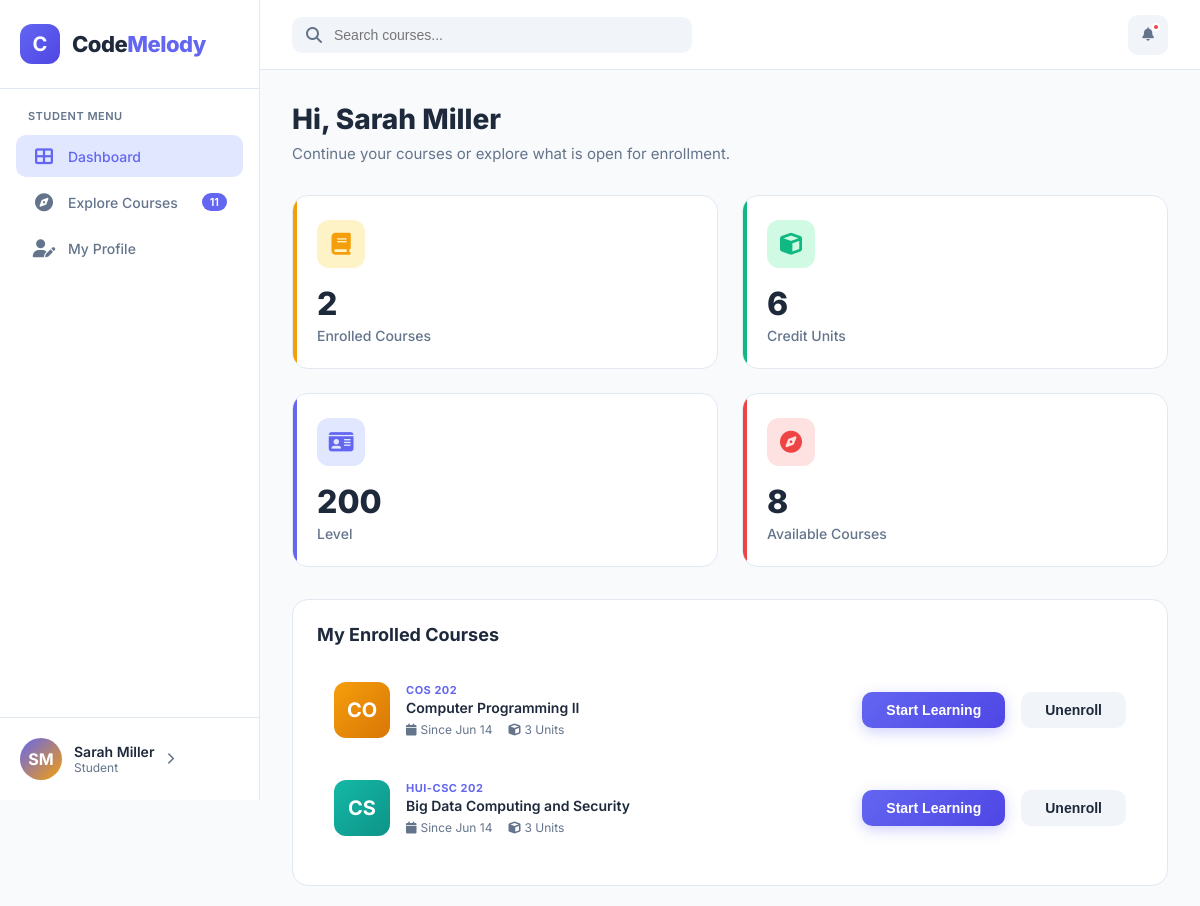
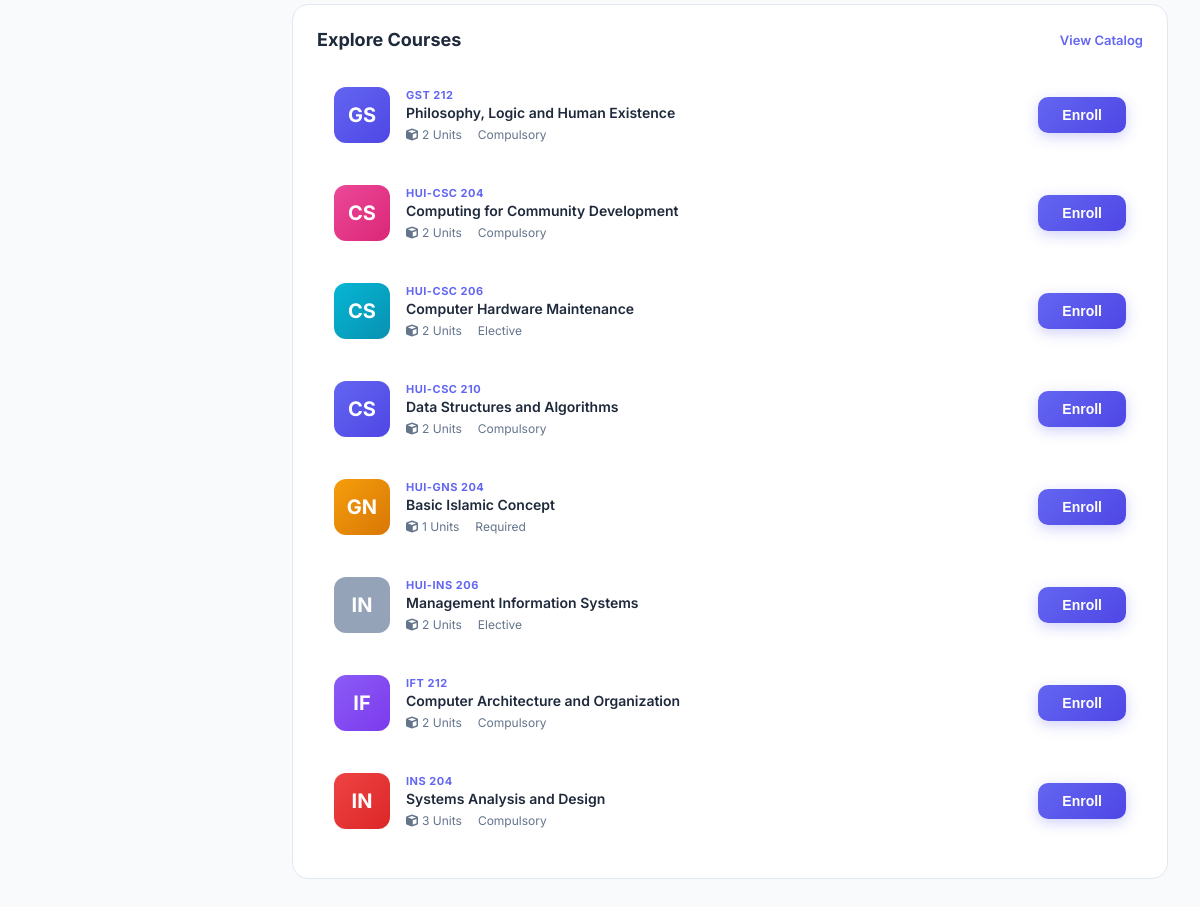
Screenshot of /dashboard/student.php (signed in) with the database file from the repository (2 pictures, top to bottom).
### tables this page shows
CREATE TABLE users (
    id INT AUTO_INCREMENT PRIMARY KEY,
    email VARCHAR(255) UNIQUE NOT NULL,
    password VARCHAR(255) NOT NULL,
    full_name VARCHAR(100) NOT NULL,
    role ENUM('student', 'lecturer', 'admin') DEFAULT 'student',
    avatar_initials VARCHAR(2) DEFAULT 'CM',
    created_at TIMESTAMP DEFAULT CURRENT_TIMESTAMP
);

CREATE TABLE students (
    id INT AUTO_INCREMENT PRIMARY KEY,
    user_id INT NULL,
    matric_no VARCHAR(20) UNIQUE NOT NULL,
    full_name VARCHAR(100) NOT NULL,
    email VARCHAR(255),
    program VARCHAR(50),
    level INT,
    enrolled_at TIMESTAMP DEFAULT CURRENT_TIMESTAMP,
    FOREIGN KEY (user_id) REFERENCES users(id) ON DELETE CASCADE
);

CREATE TABLE enrollments (
    id INT AUTO_INCREMENT PRIMARY KEY,
    student_id INT NOT NULL,
    course_id INT NOT NULL,
    enrolled_at TIMESTAMP DEFAULT CURRENT_TIMESTAMP,
    grade VARCHAR(5) DEFAULT NULL,
    FOREIGN KEY (student_id) REFERENCES students(id) ON DELETE CASCADE,
    FOREIGN KEY (course_id) REFERENCES courses(id) ON DELETE CASCADE,
    UNIQUE KEY unique_enrollment (student_id, course_id)
);

CREATE TABLE courses (
    id INT AUTO_INCREMENT PRIMARY KEY,
    code VARCHAR(20) NOT NULL,
    title VARCHAR(200) NOT NULL,
    credit_units INT NOT NULL,
    lecture_hours INT DEFAULT 0,
    practical_hours INT DEFAULT 0,
    status ENUM('compulsory', 'elective', 'required') DEFAULT 'compulsory',
    color_class VARCHAR(20) DEFAULT 'indigo',
    is_paid BOOLEAN DEFAULT FALSE,
    price DECIMAL(10,2) DEFAULT 0.00,
    is_active BOOLEAN DEFAULT TRUE,
    description TEXT,
    video_url VARCHAR(500),
    learning_content TEXT,
    created_at TIMESTAMP DEFAULT CURRENT_TIMESTAMP,
    lecturer_id INT,
    FOREIGN KEY (lecturer_id) REFERENCES users(id) ON DELETE SET NULL
);

### config/bootstrap.php (called while the page is built, shortened)
<?php
function app_url(string $path = ''): string {
    $base = defined('APP_BASE') ? APP_BASE : '';
    return rtrim($base, '/') . '/' . ltrim($path, '/');
}
function current_user(PDO $pdo): ?array {
    $stmt = $pdo->prepare('SELECT * FROM users WHERE id = ?');
    $stmt->execute([$_SESSION['user_id']]);
    return $stmt->fetch() ?: null;
}
function require_login(PDO $pdo): array {
    $user = current_user($pdo);
    return $user;
}
function student_profile(PDO $pdo, int $userId): ?array {
    $stmt = $pdo->prepare('SELECT * FROM students WHERE user_id = ?');
    $stmt->execute([$userId]);
    return $stmt->fetch() ?: null;
}
function metrics(PDO $pdo): array {
    $data = ['students' => 0, 'courses' => 0, 'units' => 0, 'hours' => 0, 'enrollments' => 0, 'users' => 0];
    try {
        $data['students'] = (int)$pdo->query('SELECT COUNT(*) FROM students')->fetchColumn();
        $data['courses'] = (int)$pdo->query('SELECT COUNT(*) FROM courses WHERE is_active = TRUE')->fetchColumn();
        $data['units'] = (int)$pdo->query('SELECT COALESCE(SUM(credit_units),0) FROM courses WHERE is_active = TRUE')->fetchColumn();
        $data['hours'] = (int)$pdo->query('SELECT COALESCE(SUM(lecture_hours + practical_hours),0) FROM courses WHERE is_active = TRUE')->fetchColumn();
        $data['users'] = (int)$pdo->query('SELECT COUNT(*) FROM users')->fetchColumn();
        $data['enrollments'] = (int)$pdo->query('SELECT COUNT(*) FROM enrollments')->fetchColumn();
    } catch (PDOException $e) {
    }
    return $data;
}

### dashboard/student.php (the view, shortened to what this page needs)
<?php
require_once __DIR__ . '/../config/bootstrap.php';
$user = require_login($pdo);
$student = student_profile($pdo, (int)$user['id']);
$stmt = $pdo->prepare('SELECT c.*, e.enrolled_at, e.grade FROM enrollments e JOIN courses c ON c.id = e.course_id WHERE e.student_id = ? ORDER BY e.enrolled_at DESC');
$stmt->execute([$student['id']]);
$enrolled = $stmt->fetchAll();
$stmt = $pdo->prepare('SELECT c.* FROM courses c WHERE c.is_active = TRUE AND c.id NOT IN (SELECT course_id FROM enrollments WHERE student_id = ?) ORDER BY c.code LIMIT 8');
$stmt->execute([$student['id']]);
$available = $stmt->fetchAll();
require_once __DIR__ . '/../templates/header.php';
?>
<h1 class="page-title animate-in">Hi, <?php echo htmlspecialchars($student['full_name']); ?></h1>
<p class="page-subtitle animate-in delay-1">Continue your courses or explore what is open for enrollment.</p>
<div class="stats-grid">
    <div class="stat-card courses"><div class="stat-header"><div class="stat-icon"><i class="fas fa-book"></i></div></div><div class="stat-value"><?php echo count($enrolled); ?></div><div class="stat-label">Enrolled Courses</div></div>
    <div class="stat-card units"><div class="stat-header"><div class="stat-icon"><i class="fas fa-cube"></i></div></div><div class="stat-value"><?php echo array_sum(array_column($enrolled, 'credit_units')); ?></div><div class="stat-label">Credit Units</div></div>
    <div class="stat-card students"><div class="stat-header"><div class="stat-icon"><i class="fas fa-id-card"></i></div></div><div class="stat-value"><?php echo htmlspecialchars($student['level']); ?></div><div class="stat-label">Level</div></div>
    <div class="stat-card hours"><div class="stat-header"><div class="stat-icon"><i class="fas fa-compass"></i></div></div><div class="stat-value"><?php echo count($available); ?></div><div class="stat-label">Available Courses</div></div>
</div>
<div class="card" style="margin-bottom:24px;">
    <div class="card-header"><h3 class="card-title">My Enrolled Courses</h3></div>
    <div class="course-list">
        <?php foreach ($enrolled as $course): ?>
            <div class="course-item">
                <div class="course-thumb <?php echo htmlspecialchars($course['color_class']); ?>"><?php echo htmlspecialchars(substr(str_replace(['HUI-', ' '], '', $course['code']), 0, 2)); ?></div>
                <div class="course-info"><div class="course-code"><?php echo htmlspecialchars($course['code']); ?></div><div class="course-name"><?php echo htmlspecialchars($course['title']); ?></div><div class="course-meta"><span><i class="fas fa-calendar"></i>Since <?php echo date('M j', strtotime($course['enrolled_at'])); ?></span><span><i class="fas fa-cube"></i><?php echo (int)$course['credit_units']; ?> Units</span></div></div>
                <button class="btn btn-primary" onclick="window.location='<?php echo app_url('courses/learn.php?id=' . (int)$course['id']); ?>'">Start Learning</button>
                <form method="post" action="<?php echo app_url('courses/enroll.php'); ?>"><button class="btn btn-secondary" type="submit">Unenroll</button></form>
            </div>
        <?php endforeach; ?>
    </div>
</div>
<div class="card">
    <div class="card-header"><h3 class="card-title">Explore Courses</h3><span class="card-action" onclick="window.location='<?php echo app_url('courses/index.php'); ?>'">View Catalog</span></div>
    <div class="course-list">
        <?php foreach ($available as $course): ?>
            <div class="course-item">
                <div class="course-thumb <?php echo htmlspecialchars($course['color_class']); ?>"><?php echo htmlspecialchars(substr(str_replace(['HUI-', ' '], '', $course['code']), 0, 2)); ?></div>
                <div class="course-info"><div class="course-code"><?php echo htmlspecialchars($course['code']); ?></div><div class="course-name"><?php echo htmlspecialchars($course['title']); ?></div><div class="course-meta"><span><i class="fas fa-cube"></i><?php echo (int)$course['credit_units']; ?> Units</span><span><?php echo ucfirst(htmlspecialchars($course['status'])); ?></span></div></div>
                <form method="post" action="<?php echo app_url('courses/enroll.php'); ?>"><button class="btn btn-primary" type="submit">Enroll</button></form>
            </div>
        <?php endforeach; ?>
    </div>
</div>
<?php require_once __DIR__ . '/../templates/footer.php'; ?>

### templates/header.php (shortened to what this page needs)
<?php
$currentPath = trim(str_replace('\\', '/', parse_url($_SERVER['REQUEST_URI'], PHP_URL_PATH)), '/');
$m = metrics($pdo);
$role = $user['role'] ?? 'student';
$nav = [
    'admin' => [
        ['dashboard/admin.php', 'fa-th-large', 'Dashboard', null],
        ['courses/index.php', 'fa-book-open', 'Courses', $m['courses']],
        ['courses/create.php', 'fa-plus-circle', 'New Course', null],
        ['lecturers/index.php', 'fa-chalkboard-user', 'Lecturers', null],
        ['students/index.php', 'fa-users', 'Students', $m['students']],
        ['students/create.php', 'fa-user-plus', 'New Student', null],
    ],
    'lecturer' => [
        ['dashboard/lecturer.php', 'fa-th-large', 'Dashboard', null],
        ['courses/index.php', 'fa-book-open', 'My Courses', $m['courses']],
        ['courses/create.php', 'fa-plus-circle', 'New Course', null],
        ['students/index.php', 'fa-users', 'Students', $m['students']],
    ],
    'student' => [
        ['dashboard/student.php', 'fa-th-large', 'Dashboard', null],
        ['courses/index.php', 'fa-compass', 'Explore Courses', $m['courses']],
        ['students/edit.php', 'fa-user-pen', 'My Profile', null],
    ],
];
?>
<!DOCTYPE html>
<html lang="en">
<head>
    <link rel="stylesheet" href="https://cdnjs.cloudflare.com/ajax/libs/font-awesome/6.4.0/css/all.min.css">
    <link rel="stylesheet" href="<?php echo app_url('assets/css/dashboard.css'); ?>">
</head>
<body>
<aside class="sidebar" id="sidebar">
    <div class="sidebar-header">
        <div class="logo">C</div>
        <div class="logo-text">Code<span>Melody</span></div>
    </div>
    <div class="nav-section">
        <div class="nav-label"><?php echo ucfirst(htmlspecialchars($role)); ?> Menu</div>
        <?php foreach ($nav[$role] as $item): ?>
            <?php $active = str_ends_with($currentPath, $item[0]); ?>
            <a href="<?php echo app_url($item[0]); ?>" class="nav-item <?php echo $active ? 'active' : ''; ?>">
                <i class="fas <?php echo $item[1]; ?>"></i><span><?php echo htmlspecialchars($item[2]); ?></span>
                <?php if ($item[3] !== null): ?><span class="nav-badge"><?php echo (int)$item[3]; ?></span><?php endif; ?>
            </a>
        <?php endforeach; ?>
    </div>
    <div class="user-profile" onclick="window.location='<?php echo app_url('auth/logout.php'); ?>'">
        <div class="user-avatar"><?php echo htmlspecialchars($user['avatar_initials'] ?? avatar_initials($user['full_name'] ?? 'User')); ?></div>
        <div class="user-info">
            <h4><?php echo htmlspecialchars($user['full_name'] ?? 'User'); ?></h4>
            <p><?php echo ucfirst(htmlspecialchars($role)); ?></p>
        </div>
        <i class="fas fa-chevron-right" style="color: var(--gray); font-size: 12px;"></i>
    </div>
</aside>
<main class="main-content">
    <header class="header">
        <div class="header-left">
            <div class="search-bar" id="globalSearch">
                <i class="fas fa-search"></i>
                <input type="text" placeholder="Search courses..." id="searchInput" autocomplete="off">
            </div>
        </div>
        <div class="header-right">
            <div class="notification-wrapper" id="notificationWrapper">
                <button class="header-btn" id="notificationBell" onclick="toggleNotifications()">
                    <i class="fas fa-bell"></i>
                    <span class="notification-dot" id="notificationDot"></span>
                </button>
            </div>
        </div>
    </header>
    <div class="content" id="<?php echo htmlspecialchars($contentId ?? ''); ?>">

### rows the page displays
users: role "STUDENT", avatar_initials "SM", full_name "Sarah Miller", role "Student"
students: full_name "Sarah Miller", level "200"
enrollments: course.code "CO", course.code "COS 202", course.title "Computer Programming II", enrolled_at "Jun 14", course.credit_units "3"
enrollments: course.code "CS", course.code "HUI-CSC 202", course.title "Big Data Computing and Security", enrolled_at "Jun 14", course.credit_units "3"
courses: code "GS", code "GST 212", title "Philosophy, Logic and Human Existence", credit_units "2", status "Compulsory"
courses: code "CS", code "HUI-CSC 204", title "Computing for Community Development", credit_units "2", status "Compulsory"
courses: code "CS", code "HUI-CSC 206", title "Computer Hardware Maintenance", credit_units "2", status "Elective"
courses: code "CS", code "HUI-CSC 210", title "Data Structures and Algorithms", credit_units "2", status "Compulsory"
courses: code "GN", code "HUI-GNS 204", title "Basic Islamic Concept", credit_units "1", status "Required"
courses: code "IN", code "HUI-INS 206", title "Management Information Systems", credit_units "2", status "Elective"
courses: code "IF", code "IFT 212", title "Computer Architecture and Organization", credit_units "2", status "Compulsory"
courses: code "IN", code "INS 204", title "Systems Analysis and Design", credit_units "3", status "Compulsory"

### other values shown
$item[2] "Dashboard"
$item[2] "Explore Courses"
$item[3] "11"
$item[2] "My Profile"
count($enrolled) "2"
array_sum(array_column($enrolled, 'credit_units')) "6"
count($available) "8"
